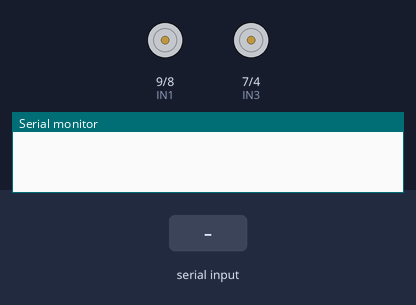
Bench run of a sketch on a simulated Arduino Uno, built with avr-gcc and run on an emulated ATmega328P. Shown: motor-driver pin pairs drawn as motors (green arrow = first pin HIGH = forward, orange = second pin HIGH = backward, longer = more drive, scaled by the enable pin), the last lines printed to the serial monitor. The test bench sets the inputs (shaded band).

Above: at 1.2 s.
1.3 s: "F" received over the second serial link
At 2.2 s:
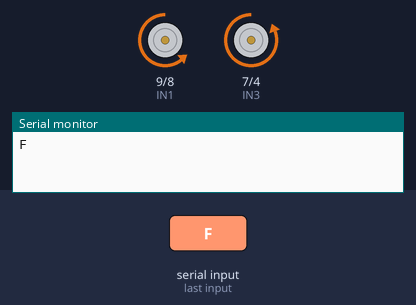
2.8 s: "B" received over the second serial link
At 3.4 s:
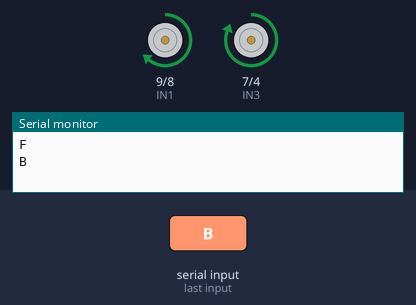
4.3 s: "R" received over the second serial link
At 5.5 s:
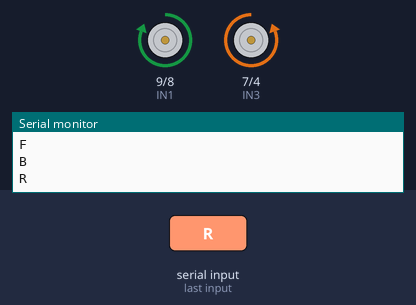
5.8 s: "L" received over the second serial link
At 6.8 s:
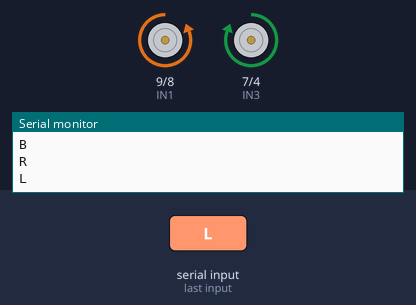
Timing chart, 0 to 8.3 s (numbered marks = the images above; inputs shaded):
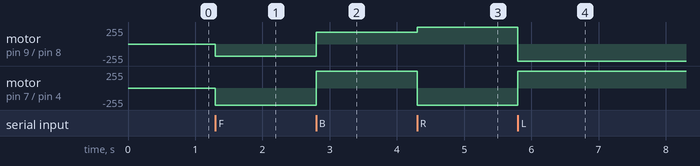

The sketch:

anprinoDefault.ino
```cpp
#include <Ultrasonic.h>
#include <SoftwareSerial.h>
#define IN1 9
#define IN2 8
#define IN3 7
#define IN4 4
#define ENA 10
#define ENB 3
#define TRIGGER_PIN  13
#define ECHO_PIN     12
char opcao;
float distancia;
Ultrasonic ultrasonic(TRIGGER_PIN, ECHO_PIN);
SoftwareSerial mySerial(5, 6); // RX, TX
void setup() {
  // put your setup code here, to run once:
  pinMode(IN1, OUTPUT);
  pinMode(IN2, OUTPUT);
  pinMode(IN3, OUTPUT);
  pinMode(IN4, OUTPUT);
  pinMode(ENA, OUTPUT);
  pinMode(ENB, OUTPUT);
  mySerial.begin(9600);
  Serial.begin(9600);
}

void loop() {
  // put your main code here, to run repeatedly:
  if (mySerial.available()) {

    opcao = mySerial.read();
    Serial.println(opcao);
    switch (opcao) {
      case 'F': moveF();
        break;
      case 'B': moveB();
        break;
      case 'R': moveR();
        break;
      case 'L': moveL();
        break;
      case 'S': moveSTOP();
        break;
      case 'X':
        do {
          autonomo();
          opcao = mySerial.read();
        } while (opcao != 'x' );
           Serial.println(opcao);
        break;
    }
  }
}

void moveF() {
  analogWrite(ENA, 180);
  analogWrite(ENB, 255);
  digitalWrite(IN1, LOW);
  digitalWrite(IN2, HIGH);
  digitalWrite(IN3, LOW);
  digitalWrite(IN4, HIGH);

}
void moveB() {
  analogWrite(ENA, 180);
  analogWrite(ENB, 255);
  digitalWrite(IN1, HIGH);
  digitalWrite(IN2, LOW);
  digitalWrite(IN3, HIGH);
  digitalWrite(IN4, LOW);

}
void moveL() {
  analogWrite(ENA, 255);
  analogWrite(ENB, 255);
  digitalWrite(IN1, LOW);
  digitalWrite(IN2, HIGH);
  digitalWrite(IN3, HIGH);
  digitalWrite(IN4, LOW);

}
void moveR() {
  analogWrite(ENA, 255);
  analogWrite(ENB, 255);
  digitalWrite(IN1, HIGH);
  digitalWrite(IN2, LOW);
  digitalWrite(IN3, LOW);
  digitalWrite(IN4, HIGH);

}
void moveSTOP() {
  analogWrite(ENA, 0);
  analogWrite(ENB, 0);
  digitalWrite(IN1, LOW);
  digitalWrite(IN2, LOW);
  digitalWrite(IN3, LOW);
  digitalWrite(IN4, LOW);

}
void autonomo() {
  long microsec = ultrasonic.timing();
  distancia = ultrasonic.convert(microsec, Ultrasonic::CM);
  moveF();
  if (distancia < 30) {
    moveSTOP();
    delay (1000);
    moveR();
    delay (700);
  }
}
```

Measured:
- after the input at 1.3 s, motor on pin 9 (IN1) / pin 8 (IN2): stopped → backward 180/255 at once; motor on pin 7 (IN3) / pin 4 (IN4): stopped → backward 255/255 at once
- after the input at 2.8 s, motor on pin 9 (IN1) / pin 8 (IN2): backward 180/255 → forward 180/255 at once; motor on pin 7 (IN3) / pin 4 (IN4): backward 255/255 → forward 255/255 at once
- after the input at 4.3 s, motor on pin 9 (IN1) / pin 8 (IN2): forward 180/255 → forward 255/255 at once; motor on pin 7 (IN3) / pin 4 (IN4): forward 255/255 → backward 255/255 at once
- after the input at 5.8 s, motor on pin 9 (IN1) / pin 8 (IN2): forward 255/255 → backward 255/255 at once; motor on pin 7 (IN3) / pin 4 (IN4): backward 255/255 → forward 255/255 at once
